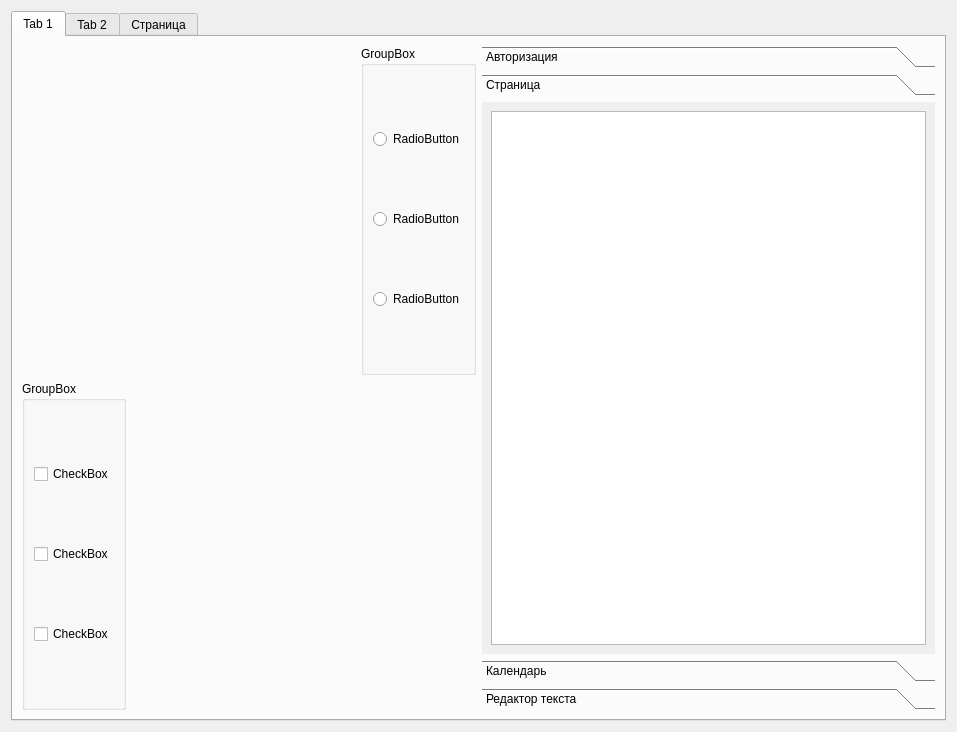
<?xml version="1.0" encoding="UTF-8"?>
<ui version="4.0">
 <class>Dialog</class>
 <widget class="QDialog" name="Dialog">
  <property name="geometry">
   <rect>
    <x>0</x>
    <y>0</y>
    <width>957</width>
    <height>731</height>
   </rect>
  </property>
  <property name="windowTitle">
   <string>Dialog</string>
  </property>
  <layout class="QHBoxLayout" name="horizontalLayout_2">
   <item>
    <widget class="QTabWidget" name="tabWidget">
     <property name="currentIndex">
      <number>0</number>
     </property>
     <widget class="QWidget" name="tab">
      <attribute name="title">
       <string>Tab 1</string>
      </attribute>
      <layout class="QHBoxLayout" name="horizontalLayout_11">
       <item>
        <layout class="QVBoxLayout" name="verticalLayout_4">
         <item>
          <layout class="QHBoxLayout" name="horizontalLayout_3">
           <item>
            <spacer name="horizontalSpacer">
             <property name="orientation">
              <enum>Qt::Horizontal</enum>
             </property>
             <property name="sizeHint" stdset="0">
              <size>
               <width>196</width>
               <height>328</height>
              </size>
             </property>
            </spacer>
           </item>
           <item>
            <widget class="QGroupBox" name="groupBox">
             <property name="title">
              <string>GroupBox</string>
             </property>
             <layout class="QVBoxLayout" name="verticalLayout">
              <item>
               <widget class="QRadioButton" name="radioButton">
                <property name="text">
                 <string>RadioButton</string>
                </property>
               </widget>
              </item>
              <item>
               <widget class="QRadioButton" name="radioButton_3">
                <property name="text">
                 <string>RadioButton</string>
                </property>
               </widget>
              </item>
              <item>
               <widget class="QRadioButton" name="radioButton_2">
                <property name="text">
                 <string>RadioButton</string>
                </property>
               </widget>
              </item>
             </layout>
            </widget>
           </item>
          </layout>
         </item>
         <item>
          <layout class="QHBoxLayout" name="horizontalLayout_10">
           <item>
            <widget class="QGroupBox" name="groupBox_2">
             <property name="title">
              <string>GroupBox</string>
             </property>
             <layout class="QVBoxLayout" name="verticalLayout_3">
              <item>
               <widget class="QCheckBox" name="checkBox_2">
                <property name="text">
                 <string>CheckBox</string>
                </property>
               </widget>
              </item>
              <item>
               <widget class="QCheckBox" name="checkBox_3">
                <property name="text">
                 <string>CheckBox</string>
                </property>
               </widget>
              </item>
              <item>
               <widget class="QCheckBox" name="checkBox">
                <property name="text">
                 <string>CheckBox</string>
                </property>
               </widget>
              </item>
             </layout>
            </widget>
           </item>
           <item>
            <spacer name="horizontalSpacer_2">
             <property name="orientation">
              <enum>Qt::Horizontal</enum>
             </property>
             <property name="sizeHint" stdset="0">
              <size>
               <width>196</width>
               <height>328</height>
              </size>
             </property>
            </spacer>
           </item>
          </layout>
         </item>
        </layout>
       </item>
       <item>
        <widget class="QToolBox" name="toolBox">
         <property name="currentIndex">
          <number>1</number>
         </property>
         <widget class="QWidget" name="page_3">
          <property name="geometry">
           <rect>
            <x>0</x>
            <y>0</y>
            <width>454</width>
            <height>561</height>
           </rect>
          </property>
          <attribute name="label">
           <string>Авторизация</string>
          </attribute>
          <layout class="QVBoxLayout" name="verticalLayout_2">
           <item>
            <layout class="QHBoxLayout" name="horizontalLayout_6">
             <item>
              <widget class="QLabel" name="label_5">
               <property name="text">
                <string>Фамилия</string>
               </property>
              </widget>
             </item>
             <item>
              <widget class="QLineEdit" name="lineEdit_7"/>
             </item>
            </layout>
           </item>
           <item>
            <layout class="QHBoxLayout" name="horizontalLayout_7">
             <item>
              <widget class="QLabel" name="label_6">
               <property name="text">
                <string>Имя</string>
               </property>
              </widget>
             </item>
             <item>
              <widget class="QLineEdit" name="lineEdit_6"/>
             </item>
            </layout>
           </item>
           <item>
            <layout class="QHBoxLayout" name="horizontalLayout_8">
             <item>
              <widget class="QLabel" name="label_7">
               <property name="text">
                <string>Отчество</string>
               </property>
              </widget>
             </item>
             <item>
              <widget class="QLineEdit" name="lineEdit_5"/>
             </item>
            </layout>
           </item>
           <item>
            <layout class="QHBoxLayout" name="horizontalLayout_9">
             <item>
              <widget class="QLabel" name="label_8">
               <property name="text">
                <string>Телефон</string>
               </property>
              </widget>
             </item>
             <item>
              <widget class="QLineEdit" name="lineEdit_8"/>
             </item>
            </layout>
           </item>
          </layout>
         </widget>
         <widget class="QWidget" name="page_7">
          <attribute name="label">
           <string>Страница</string>
          </attribute>
          <layout class="QHBoxLayout" name="horizontalLayout_13">
           <item>
            <widget class="QPlainTextEdit" name="plainTextEdit"/>
           </item>
          </layout>
         </widget>
         <widget class="QWidget" name="page_4">
          <property name="geometry">
           <rect>
            <x>0</x>
            <y>0</y>
            <width>454</width>
            <height>561</height>
           </rect>
          </property>
          <attribute name="label">
           <string>Календарь</string>
          </attribute>
          <layout class="QVBoxLayout" name="verticalLayout_5">
           <item>
            <widget class="QCalendarWidget" name="calendarWidget"/>
           </item>
          </layout>
          <widget class="QWidget" name="">
           <property name="geometry">
            <rect>
             <x>130</x>
             <y>80</y>
             <width>185</width>
             <height>22</height>
            </rect>
           </property>
           <layout class="QHBoxLayout" name="horizontalLayout">
            <item>
             <widget class="QLabel" name="label">
              <property name="text">
               <string>Фамилия</string>
              </property>
             </widget>
            </item>
            <item>
             <widget class="QLineEdit" name="lineEdit"/>
            </item>
           </layout>
          </widget>
          <widget class="QWidget" name="">
           <property name="geometry">
            <rect>
             <x>116</x>
             <y>220</y>
             <width>190</width>
             <height>22</height>
            </rect>
           </property>
           <layout class="QHBoxLayout" name="horizontalLayout_5">
            <item>
             <widget class="QLabel" name="label_3">
              <property name="text">
               <string>Отчество</string>
              </property>
             </widget>
            </item>
            <item>
             <widget class="QLineEdit" name="lineEdit_3"/>
            </item>
           </layout>
          </widget>
          <widget class="QWidget" name="">
           <property name="geometry">
            <rect>
             <x>160</x>
             <y>150</y>
             <width>160</width>
             <height>22</height>
            </rect>
           </property>
           <layout class="QHBoxLayout" name="horizontalLayout_4">
            <item>
             <widget class="QLabel" name="label_2">
              <property name="text">
               <string>Имя</string>
              </property>
             </widget>
            </item>
            <item>
             <widget class="QLineEdit" name="lineEdit_2"/>
            </item>
           </layout>
          </widget>
          <widget class="QLineEdit" name="lineEdit_4">
           <property name="geometry">
            <rect>
             <x>270</x>
             <y>300</y>
             <width>113</width>
             <height>20</height>
            </rect>
           </property>
          </widget>
          <widget class="QLabel" name="label_4">
           <property name="geometry">
            <rect>
             <x>140</x>
             <y>340</y>
             <width>47</width>
             <height>13</height>
            </rect>
           </property>
           <property name="text">
            <string>Телефон</string>
           </property>
          </widget>
         </widget>
         <widget class="QWidget" name="page_8">
          <attribute name="label">
           <string>Редактор текста</string>
          </attribute>
          <layout class="QHBoxLayout" name="horizontalLayout_12">
           <item>
            <widget class="QTextEdit" name="textEdit">
             <property name="html">
              <string>&lt;!DOCTYPE HTML PUBLIC &quot;-//W3C//DTD HTML 4.0//EN&quot; &quot;http://www.w3.org/TR/REC-html40/strict.dtd&quot;&gt;
&lt;html&gt;&lt;head&gt;&lt;meta name=&quot;qrichtext&quot; content=&quot;1&quot; /&gt;&lt;style type=&quot;text/css&quot;&gt;
p, li { white-space: pre-wrap; }
&lt;/style&gt;&lt;/head&gt;&lt;body style=&quot; font-family:'MS Shell Dlg 2'; font-size:8.25pt; font-weight:400; font-style:normal;&quot;&gt;
&lt;p style=&quot; margin-top:0px; margin-bottom:0px; margin-left:0px; margin-right:0px; -qt-block-indent:0; text-indent:0px;&quot;&gt;Текст&lt;/p&gt;&lt;/body&gt;&lt;/html&gt;</string>
             </property>
            </widget>
           </item>
          </layout>
         </widget>
        </widget>
       </item>
      </layout>
     </widget>
     <widget class="QWidget" name="tab_2">
      <attribute name="title">
       <string>Tab 2</string>
      </attribute>
     </widget>
     <widget class="QWidget" name="tab_5">
      <attribute name="title">
       <string>Страница</string>
      </attribute>
     </widget>
    </widget>
   </item>
  </layout>
 </widget>
 <resources/>
 <connections/>
</ui>
